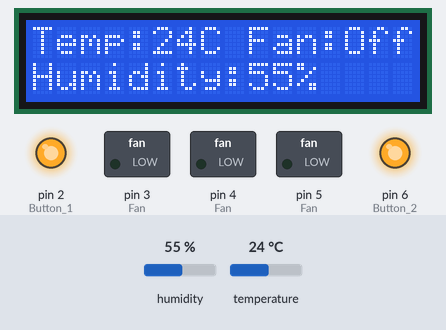
Bench run of a sketch on a simulated Arduino Uno, built with avr-gcc and run on an emulated ATmega328P. On the bench: 16×2 character LCD, switched loads named in the sketch (green lamp = pin HIGH), output pins drawn as LEDs (lit = HIGH). Inputs (shaded band) come from the test bench; at power-on: temperature 24 °C, humidity 55 %. What the sketch prints to the serial monitor is not drawn.

Above: at 2.15 s.
2.7 s: temperature set to 21 °C
At 3.8 s:
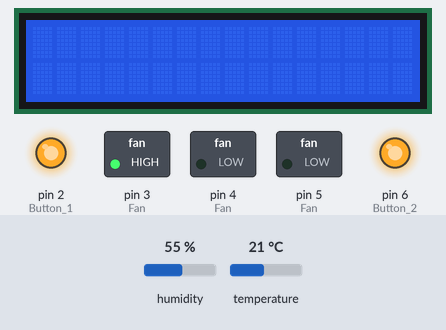
5.5 s: humidity set to 22 %
At 6.8 s:
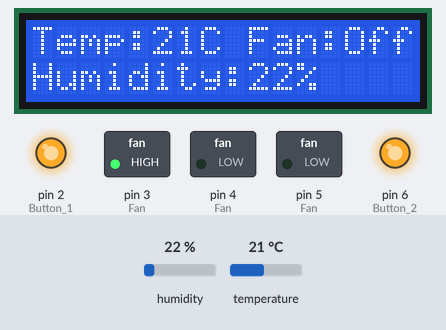
7.5 s: temperature set to 12 °C
At 8.3 s:
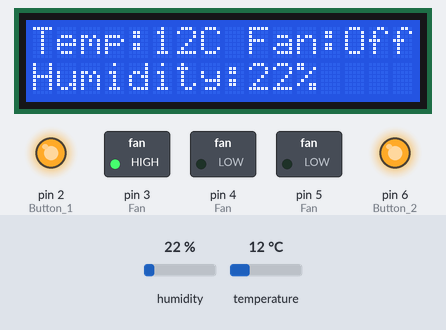
9.5 s: humidity set to 40 %
At 11.0 s:
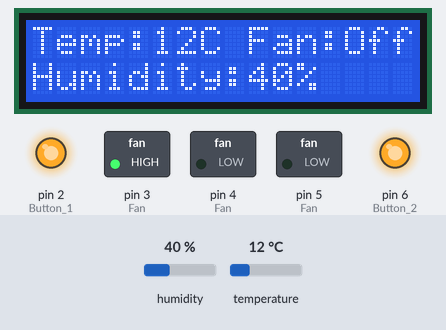
Timing chart, 0 to 12.5 s (numbered marks = the images above; inputs shaded):
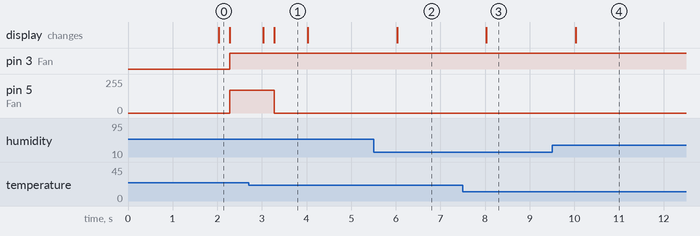

Measured:
- the behaviour switches between 23 and 22 °C on temperature (found by bisection; images 0 and 1)
- after the input at 2.7 s, pin 5 (Fan): 170/255 → 0/255 after 0.58 s; the display: first changes after 0.33 s (image 1 shows a later state)
- after the input at 5.5 s, the display: changes after 0.53 s (image 2)
- after the input at 7.5 s, the display: changes after 0.53 s (image 3)
- after the input at 9.5 s, the display: changes after 0.53 s (image 4)
- what the display in image 1 shows lasts 0.7 s, from 3.3 s to 4.0 s

The sketch:

ArduinoFan.ino
```cpp
#include <dht.h> //For Temperature and Humididty Sensor
#include <LiquidCrystal.h> //LCD Screenhttps://github.com/NathanKong06/Arduino-Fan-with-Speed-Adjustment/blob/main/MainProject.ino

typedef struct task {
  int state;
  unsigned long period;
  unsigned long elapsedTime;
  int (*TickFct)(int);
} task;

const int setTemp = 23; //Set Temperature

LiquidCrystal lcd(8,9,10,11,12,13); //LCD
dht DHT; //For Temperature and Humididty Sensor
const unsigned short tasksNum = 2; // Number of Tasks
task tasks[tasksNum];
unsigned int fanSpeed = 170;
const unsigned long fanPeriod = 1000;
//const unsigned long buzzerPeriod = 1000;
const unsigned long buttonPeriod = 100;
unsigned int fanFlag;

enum States {start, FanOff, FanOn} state;
enum BuzzerStates {bstart, NoTune, PlayTune, Hold} bstate;
enum ButtonStates {buttonStart,noButton, button, buttonHold} buttonState;

void setup() {
  pinMode(3, OUTPUT); //Fan
  pinMode(4, OUTPUT); //Fan
  pinMode(5, OUTPUT); //Fan (Enable)
  //pinMode(8, OUTPUT); //Buzzer
  pinMode(2, OUTPUT); //Button 1
  pinMode(6, OUTPUT); //Button 2
  digitalWrite(2, HIGH); //Set up Button
  digitalWrite(6, HIGH); //Set up Button
  Serial.begin(9600); //Temperature
  fanFlag = 0;
  lcd.begin(16,2); //Set up LCD

  unsigned char i = 0;
  tasks[i].state = start;
  tasks[i].period = fanPeriod;
  tasks[i].elapsedTime = 0;
  tasks[i].TickFct = &Fan;
  ++i;
  /*tasks[i].state = bstart;
  tasks[i].period = buzzerPeriod;
  tasks[i].elapsedTime = 0;
  tasks[i].TickFct = &Buzzer;
  ++i;*/
  tasks[i].state = buttonStart;
  tasks[i].period = buttonPeriod;
  tasks[i].elapsedTime = 0;
  tasks[i].TickFct = &Buttons;
}

int Fan(int state) {
  int chk = DHT.read11(7); //Initialize Sensor
  switch (state) {
    case start:
      state = FanOff;
      break;
    case FanOff:
      Serial.print("FanOff:");
      Serial.println(DHT.temperature);
      lcd.setCursor(0,0);
      lcd.print("Temp:");
      lcd.print(static_cast<int>(DHT.temperature));
      lcd.print("C Fan:Off");
      lcd.setCursor(0,1);
      lcd.print("Humidity:");
      lcd.print(static_cast<int>(DHT.humidity));
      lcd.print("%");
      if (DHT.temperature >= setTemp) {
        delay(250);
        lcd.clear();
        state = FanOn;
      }
      else
        state = FanOff;
      break;
    case FanOn:
      Serial.print("FanOn: ");
      Serial.println(DHT.temperature);
      lcd.setCursor(0,0);
      lcd.print("Temp:");
      lcd.print(static_cast<int>(DHT.temperature));
      lcd.print("C Fan:On");
      lcd.setCursor(0,1);
      lcd.print("Fan Speed:");
      lcd.print(fanSpeed);
      if (DHT.temperature >= setTemp)
        state = FanOn;
      else {
        state = FanOff;
        delay(250);
        lcd.clear();
      }
      break;
    default:
      break;
  }

  switch (state) {
    case FanOff:
      analogWrite(5, LOW); //Enable Off
      fanFlag = 0;
      break;
    case FanOn:
      analogWrite(5, fanSpeed); //Enable On
      digitalWrite(3, HIGH);
      digitalWrite(4, LOW);
      fanFlag = 1; // Indicates Fan is On
      break;
    default:
      break;
  }
  return state;
}

/*int Buzzer(int bstate) {
  switch (bstate) {
    case bstart:
      bstate = NoTune;
      break;
    case NoTune:
    if (fanFlag)
      bstate = PlayTune;
    else
      bstate = NoTune;
    break;
    case PlayTune:
    if (fanFlag)
     bstate = Hold;
    else
      bstate = NoTune;
    break;
    case Hold:
      if (fanFlag)
        bstate = Hold;
      else {
        bstate = NoTune;
        tone(8, 392); //Play Melody (Hz)
        delay(250); //Holds Tone for this duration
        tone(8, 349);
        delay(250);
        tone(8, 329);
        delay(250);
        tone(8, 293);
        delay(250);
        tone(8, 261);
        delay(250);
      }
      break;
    default:
      break;

}
switch (bstate) {
    case NoTune:
      noTone(8);
      break;
    case PlayTune:
      tone(8, 261); //Play Melody (Hz) (Middle C)
      delay(250); //Holds Tone for this duration
      tone(8, 293);
      delay(250);
      tone(8, 329);
      delay(250);
      tone(8, 349);
      delay(250);
      tone(8, 392);
      delay(250);
      break;
     case Hold:
      noTone(8); // Stop Buzzer
      break;
    default:
      break;
  }
  return bstate;
}*/

int Buttons(int buttonState) {
  switch(buttonState){
    case buttonStart:
      buttonState = noButton;
      break;
     case noButton:
      if (fanFlag)
        buttonState = button;
      else
        buttonState = noButton;
      break;
      case button:
        Serial.println(fanSpeed);
        if (!fanFlag)
          buttonState = noButton;
        else if (!digitalRead(6) || !digitalRead(2))// Button is pressed
          buttonState = buttonHold;
        else
          buttonState = button;

        if (!digitalRead(2)){ //If first button is pressed
          if (fanSpeed <= 240)
            fanSpeed += 10;
        }
        else if (!digitalRead(6)) {// If second button is pressed
          if (fanSpeed >= 110)
            fanSpeed -= 10;
        }

        break;
       case buttonHold:
       Serial.println(fanSpeed);
       if (!fanFlag)
        buttonState = noButton;
       else if (!digitalRead(6) || !digitalRead(2)) //Button is held
        buttonState = buttonHold;
       else
        buttonState = button;
       break;
    default:
      break;
  }
  return buttonState;
}
/*switch (buttonState) {
  case button:

     break;
    default:
      break;
  }
  return buttonState;
}*/


void loop() {
  unsigned char i;
  unsigned long currentTime;
  currentTime = millis();
  for (i = 0; i < tasksNum; ++i) {
    if ( (currentTime - tasks[i].elapsedTime) >= tasks[i].period) {
        tasks[i].state = tasks[i].TickFct(tasks[i].state);
        tasks[i].elapsedTime = currentTime;
    }
  }
}
```
